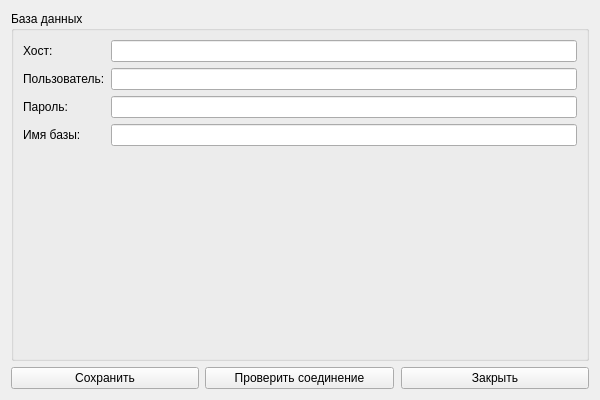
<?xml version="1.0" encoding="UTF-8"?>
<ui version="4.0">
 <class>SettingsForm</class>
 <widget class="QWidget" name="SettingsForm">
  <property name="geometry">
   <rect><x>0</x><y>0</y><width>600</width><height>400</height></rect>
  </property>
  <property name="windowTitle">
   <string>Настройки</string>
  </property>
  <layout class="QVBoxLayout" name="verticalLayout">

   <item>
    <widget class="QGroupBox" name="db_group">
     <property name="title"><string>База данных</string></property>
     <layout class="QFormLayout" name="formLayout">
      <item row="0" column="0"><widget class="QLabel" name="host_label"><property name="text"><string>Хост:</string></property></widget></item>
      <item row="0" column="1"><widget class="QLineEdit" name="host_lineEdit"/></item>
      <item row="1" column="0"><widget class="QLabel" name="user_label"><property name="text"><string>Пользователь:</string></property></widget></item>
      <item row="1" column="1"><widget class="QLineEdit" name="user_lineEdit"/></item>
      <item row="2" column="0"><widget class="QLabel" name="password_label"><property name="text"><string>Пароль:</string></property></widget></item>
      <item row="2" column="1"><widget class="QLineEdit" name="password_lineEdit"><property name="echoMode"><enum>QLineEdit.Password</enum></property></widget></item>
      <item row="3" column="0"><widget class="QLabel" name="db_label"><property name="text"><string>Имя базы:</string></property></widget></item>
      <item row="3" column="1"><widget class="QLineEdit" name="db_lineEdit"/></item>
     </layout>
    </widget>
   </item>

   <item>
    <layout class="QHBoxLayout" name="buttonBar">
     <item><widget class="QPushButton" name="save_btn"><property name="text"><string>Сохранить</string></property></widget></item>
     <item><widget class="QPushButton" name="test_btn"><property name="text"><string>Проверить соединение</string></property></widget></item>
     <item><spacer name="spacer"><property name="orientation"><enum>Qt.Horizontal</enum></property></spacer></item>
     <item><widget class="QPushButton" name="close_btn"><property name="text"><string>Закрыть</string></property></widget></item>
    </layout>
   </item>

  </layout>
 </widget>
 <resources/>
 <connections/>
</ui>
